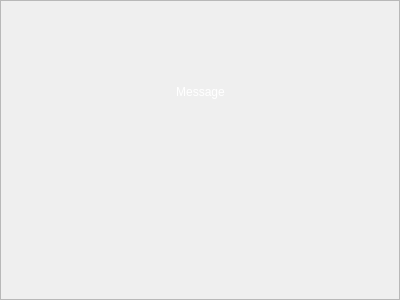
<ui version="4.0" >
 <class>ChatToaster</class>
 <widget class="QWidget" name="ChatToaster" >
  <property name="geometry" >
   <rect>
    <x>0</x>
    <y>0</y>
    <width>400</width>
    <height>300</height>
   </rect>
  </property>
  <layout class="QGridLayout" >
   <property name="margin" >
    <number>0</number>
   </property>
   <property name="spacing" >
    <number>0</number>
   </property>
   <item row="0" column="0" >
    <widget class="QFrame" name="windowFrame" >
     <property name="frameShape" >
      <enum>QFrame::StyledPanel</enum>
     </property>
     <property name="frameShadow" >
      <enum>QFrame::Raised</enum>
     </property>
     <layout class="QGridLayout" >
      <property name="margin" >
       <number>0</number>
      </property>
      <property name="spacing" >
       <number>0</number>
      </property>
      <item row="2" column="0" >
       <layout class="QGridLayout" >
        <property name="margin" >
         <number>6</number>
        </property>
        <property name="spacing" >
         <number>0</number>
        </property>
        <item row="0" column="1" >
         <widget class="QLabel" name="pixmapLabel" >
          <property name="pixmap" >
           <pixmap>../images/toaster/chat.png</pixmap>
          </property>
          <property name="alignment" >
           <set>Qt::AlignCenter</set>
          </property>
         </widget>
        </item>
        <item row="0" column="3" >
         <spacer>
          <property name="orientation" >
           <enum>Qt::Horizontal</enum>
          </property>
          <property name="sizeHint" >
           <size>
            <width>40</width>
            <height>20</height>
           </size>
          </property>
         </spacer>
        </item>
        <item row="0" column="0" >
         <spacer>
          <property name="orientation" >
           <enum>Qt::Horizontal</enum>
          </property>
          <property name="sizeHint" >
           <size>
            <width>40</width>
            <height>20</height>
           </size>
          </property>
         </spacer>
        </item>
        <item row="0" column="2" >
         <widget class="RetroStyleLabel" name="chatButton" >
          <property name="pixmap" >
           <pixmap/>
          </property>
         </widget>
        </item>
       </layout>
      </item>
      <item row="1" column="0" >
       <layout class="QGridLayout" >
        <property name="margin" >
         <number>0</number>
        </property>
        <property name="spacing" >
         <number>0</number>
        </property>
        <item row="0" column="1" >
         <widget class="QLabel" name="messageLabel" >
          <property name="palette" >
           <palette>
            <active>
             <colorrole role="WindowText" >
              <brush brushstyle="SolidPattern" >
               <color alpha="255" >
                <red>255</red>
                <green>255</green>
                <blue>255</blue>
               </color>
              </brush>
             </colorrole>
             <colorrole role="Button" >
              <brush brushstyle="SolidPattern" >
               <color alpha="255" >
                <red>212</red>
                <green>208</green>
                <blue>200</blue>
               </color>
              </brush>
             </colorrole>
             <colorrole role="Light" >
              <brush brushstyle="SolidPattern" >
               <color alpha="255" >
                <red>255</red>
                <green>255</green>
                <blue>255</blue>
               </color>
              </brush>
             </colorrole>
             <colorrole role="Midlight" >
              <brush brushstyle="SolidPattern" >
               <color alpha="255" >
                <red>234</red>
                <green>229</green>
                <blue>220</blue>
               </color>
              </brush>
             </colorrole>
             <colorrole role="Dark" >
              <brush brushstyle="SolidPattern" >
               <color alpha="255" >
                <red>128</red>
                <green>128</green>
                <blue>128</blue>
               </color>
              </brush>
             </colorrole>
             <colorrole role="Mid" >
              <brush brushstyle="SolidPattern" >
               <color alpha="255" >
                <red>141</red>
                <green>139</green>
                <blue>133</blue>
               </color>
              </brush>
             </colorrole>
             <colorrole role="Text" >
              <brush brushstyle="SolidPattern" >
               <color alpha="255" >
                <red>0</red>
                <green>0</green>
                <blue>0</blue>
               </color>
              </brush>
             </colorrole>
             <colorrole role="BrightText" >
              <brush brushstyle="SolidPattern" >
               <color alpha="255" >
                <red>255</red>
                <green>255</green>
                <blue>255</blue>
               </color>
              </brush>
             </colorrole>
             <colorrole role="ButtonText" >
              <brush brushstyle="SolidPattern" >
               <color alpha="255" >
                <red>0</red>
                <green>0</green>
                <blue>0</blue>
               </color>
              </brush>
             </colorrole>
             <colorrole role="Base" >
              <brush brushstyle="SolidPattern" >
               <color alpha="255" >
                <red>255</red>
                <green>255</green>
                <blue>255</blue>
               </color>
              </brush>
             </colorrole>
             <colorrole role="Window" >
              <brush brushstyle="SolidPattern" >
               <color alpha="255" >
                <red>212</red>
                <green>208</green>
                <blue>200</blue>
               </color>
              </brush>
             </colorrole>
             <colorrole role="Shadow" >
              <brush brushstyle="SolidPattern" >
               <color alpha="255" >
                <red>64</red>
                <green>64</green>
                <blue>64</blue>
               </color>
              </brush>
             </colorrole>
             <colorrole role="Highlight" >
              <brush brushstyle="SolidPattern" >
               <color alpha="255" >
                <red>10</red>
                <green>36</green>
                <blue>106</blue>
               </color>
              </brush>
             </colorrole>
             <colorrole role="HighlightedText" >
              <brush brushstyle="SolidPattern" >
               <color alpha="255" >
                <red>255</red>
                <green>255</green>
                <blue>255</blue>
               </color>
              </brush>
             </colorrole>
             <colorrole role="Link" >
              <brush brushstyle="SolidPattern" >
               <color alpha="255" >
                <red>0</red>
                <green>0</green>
                <blue>255</blue>
               </color>
              </brush>
             </colorrole>
             <colorrole role="LinkVisited" >
              <brush brushstyle="SolidPattern" >
               <color alpha="255" >
                <red>255</red>
                <green>0</green>
                <blue>255</blue>
               </color>
              </brush>
             </colorrole>
             <colorrole role="AlternateBase" >
              <brush brushstyle="SolidPattern" >
               <color alpha="255" >
                <red>232</red>
                <green>232</green>
                <blue>232</blue>
               </color>
              </brush>
             </colorrole>
            </active>
            <inactive>
             <colorrole role="WindowText" >
              <brush brushstyle="SolidPattern" >
               <color alpha="255" >
                <red>255</red>
                <green>255</green>
                <blue>255</blue>
               </color>
              </brush>
             </colorrole>
             <colorrole role="Button" >
              <brush brushstyle="SolidPattern" >
               <color alpha="255" >
                <red>212</red>
                <green>208</green>
                <blue>200</blue>
               </color>
              </brush>
             </colorrole>
             <colorrole role="Light" >
              <brush brushstyle="SolidPattern" >
               <color alpha="255" >
                <red>255</red>
                <green>255</green>
                <blue>255</blue>
               </color>
              </brush>
             </colorrole>
             <colorrole role="Midlight" >
              <brush brushstyle="SolidPattern" >
               <color alpha="255" >
                <red>234</red>
                <green>229</green>
                <blue>220</blue>
               </color>
              </brush>
             </colorrole>
             <colorrole role="Dark" >
              <brush brushstyle="SolidPattern" >
               <color alpha="255" >
                <red>128</red>
                <green>128</green>
                <blue>128</blue>
               </color>
              </brush>
             </colorrole>
             <colorrole role="Mid" >
              <brush brushstyle="SolidPattern" >
               <color alpha="255" >
                <red>141</red>
                <green>139</green>
                <blue>133</blue>
               </color>
              </brush>
             </colorrole>
             <colorrole role="Text" >
              <brush brushstyle="SolidPattern" >
               <color alpha="255" >
                <red>0</red>
                <green>0</green>
                <blue>0</blue>
               </color>
              </brush>
             </colorrole>
             <colorrole role="BrightText" >
              <brush brushstyle="SolidPattern" >
               <color alpha="255" >
                <red>255</red>
                <green>255</green>
                <blue>255</blue>
               </color>
              </brush>
             </colorrole>
             <colorrole role="ButtonText" >
              <brush brushstyle="SolidPattern" >
               <color alpha="255" >
                <red>0</red>
                <green>0</green>
                <blue>0</blue>
               </color>
              </brush>
             </colorrole>
             <colorrole role="Base" >
              <brush brushstyle="SolidPattern" >
               <color alpha="255" >
                <red>255</red>
                <green>255</green>
                <blue>255</blue>
               </color>
              </brush>
             </colorrole>
             <colorrole role="Window" >
              <brush brushstyle="SolidPattern" >
               <color alpha="255" >
                <red>212</red>
                <green>208</green>
                <blue>200</blue>
               </color>
              </brush>
             </colorrole>
             <colorrole role="Shadow" >
              <brush brushstyle="SolidPattern" >
               <color alpha="255" >
                <red>64</red>
                <green>64</green>
                <blue>64</blue>
               </color>
              </brush>
             </colorrole>
             <colorrole role="Highlight" >
              <brush brushstyle="SolidPattern" >
               <color alpha="255" >
                <red>212</red>
                <green>208</green>
                <blue>200</blue>
               </color>
              </brush>
             </colorrole>
             <colorrole role="HighlightedText" >
              <brush brushstyle="SolidPattern" >
               <color alpha="255" >
                <red>0</red>
                <green>0</green>
                <blue>0</blue>
               </color>
              </brush>
             </colorrole>
             <colorrole role="Link" >
              <brush brushstyle="SolidPattern" >
               <color alpha="255" >
                <red>0</red>
                <green>0</green>
                <blue>255</blue>
               </color>
              </brush>
             </colorrole>
             <colorrole role="LinkVisited" >
              <brush brushstyle="SolidPattern" >
               <color alpha="255" >
                <red>255</red>
                <green>0</green>
                <blue>255</blue>
               </color>
              </brush>
             </colorrole>
             <colorrole role="AlternateBase" >
              <brush brushstyle="SolidPattern" >
               <color alpha="255" >
                <red>232</red>
                <green>232</green>
                <blue>232</blue>
               </color>
              </brush>
             </colorrole>
            </inactive>
            <disabled>
             <colorrole role="WindowText" >
              <brush brushstyle="SolidPattern" >
               <color alpha="255" >
                <red>106</red>
                <green>104</green>
                <blue>100</blue>
               </color>
              </brush>
             </colorrole>
             <colorrole role="Button" >
              <brush brushstyle="SolidPattern" >
               <color alpha="255" >
                <red>212</red>
                <green>208</green>
                <blue>200</blue>
               </color>
              </brush>
             </colorrole>
             <colorrole role="Light" >
              <brush brushstyle="SolidPattern" >
               <color alpha="255" >
                <red>255</red>
                <green>255</green>
                <blue>255</blue>
               </color>
              </brush>
             </colorrole>
             <colorrole role="Midlight" >
              <brush brushstyle="SolidPattern" >
               <color alpha="255" >
                <red>233</red>
                <green>231</green>
                <blue>227</blue>
               </color>
              </brush>
             </colorrole>
             <colorrole role="Dark" >
              <brush brushstyle="SolidPattern" >
               <color alpha="255" >
                <red>128</red>
                <green>128</green>
                <blue>128</blue>
               </color>
              </brush>
             </colorrole>
             <colorrole role="Mid" >
              <brush brushstyle="SolidPattern" >
               <color alpha="255" >
                <red>141</red>
                <green>139</green>
                <blue>133</blue>
               </color>
              </brush>
             </colorrole>
             <colorrole role="Text" >
              <brush brushstyle="SolidPattern" >
               <color alpha="255" >
                <red>106</red>
                <green>104</green>
                <blue>100</blue>
               </color>
              </brush>
             </colorrole>
             <colorrole role="BrightText" >
              <brush brushstyle="SolidPattern" >
               <color alpha="255" >
                <red>255</red>
                <green>255</green>
                <blue>255</blue>
               </color>
              </brush>
             </colorrole>
             <colorrole role="ButtonText" >
              <brush brushstyle="SolidPattern" >
               <color alpha="255" >
                <red>106</red>
                <green>104</green>
                <blue>100</blue>
               </color>
              </brush>
             </colorrole>
             <colorrole role="Base" >
              <brush brushstyle="SolidPattern" >
               <color alpha="255" >
                <red>212</red>
                <green>208</green>
                <blue>200</blue>
               </color>
              </brush>
             </colorrole>
             <colorrole role="Window" >
              <brush brushstyle="SolidPattern" >
               <color alpha="255" >
                <red>212</red>
                <green>208</green>
                <blue>200</blue>
               </color>
              </brush>
             </colorrole>
             <colorrole role="Shadow" >
              <brush brushstyle="SolidPattern" >
               <color alpha="255" >
                <red>0</red>
                <green>0</green>
                <blue>0</blue>
               </color>
              </brush>
             </colorrole>
             <colorrole role="Highlight" >
              <brush brushstyle="SolidPattern" >
               <color alpha="255" >
                <red>10</red>
                <green>36</green>
                <blue>106</blue>
               </color>
              </brush>
             </colorrole>
             <colorrole role="HighlightedText" >
              <brush brushstyle="SolidPattern" >
               <color alpha="255" >
                <red>255</red>
                <green>255</green>
                <blue>255</blue>
               </color>
              </brush>
             </colorrole>
             <colorrole role="Link" >
              <brush brushstyle="SolidPattern" >
               <color alpha="255" >
                <red>0</red>
                <green>0</green>
                <blue>255</blue>
               </color>
              </brush>
             </colorrole>
             <colorrole role="LinkVisited" >
              <brush brushstyle="SolidPattern" >
               <color alpha="255" >
                <red>255</red>
                <green>0</green>
                <blue>255</blue>
               </color>
              </brush>
             </colorrole>
             <colorrole role="AlternateBase" >
              <brush brushstyle="SolidPattern" >
               <color alpha="255" >
                <red>232</red>
                <green>232</green>
                <blue>232</blue>
               </color>
              </brush>
             </colorrole>
            </disabled>
           </palette>
          </property>
          <property name="text" >
           <string>Message</string>
          </property>
          <property name="alignment" >
           <set>Qt::AlignCenter</set>
          </property>
         </widget>
        </item>
        <item row="0" column="0" >
         <spacer>
          <property name="orientation" >
           <enum>Qt::Horizontal</enum>
          </property>
          <property name="sizeHint" >
           <size>
            <width>40</width>
            <height>20</height>
           </size>
          </property>
         </spacer>
        </item>
        <item row="0" column="2" >
         <spacer>
          <property name="orientation" >
           <enum>Qt::Horizontal</enum>
          </property>
          <property name="sizeHint" >
           <size>
            <width>40</width>
            <height>20</height>
           </size>
          </property>
         </spacer>
        </item>
       </layout>
      </item>
      <item row="0" column="0" >
       <layout class="QGridLayout" >
        <property name="margin" >
         <number>0</number>
        </property>
        <property name="spacing" >
         <number>0</number>
        </property>
        <item row="0" column="2" >
         <widget class="QToolButton" name="closeButton" >
          <property name="sizePolicy" >
           <sizepolicy>
            <hsizetype>0</hsizetype>
            <vsizetype>0</vsizetype>
            <horstretch>0</horstretch>
            <verstretch>0</verstretch>
           </sizepolicy>
          </property>
          <property name="minimumSize" >
           <size>
            <width>18</width>
            <height>18</height>
           </size>
          </property>
          <property name="maximumSize" >
           <size>
            <width>18</width>
            <height>18</height>
           </size>
          </property>
          <property name="icon" >
           <iconset resource="../images.qrc" >:/images/close-down.png</iconset>
          </property>
          <property name="autoRaise" >
           <bool>true</bool>
          </property>
         </widget>
        </item>
        <item row="0" column="1" >
         <spacer>
          <property name="orientation" >
           <enum>Qt::Horizontal</enum>
          </property>
          <property name="sizeHint" >
           <size>
            <width>225</width>
            <height>22</height>
           </size>
          </property>
         </spacer>
        </item>
       </layout>
      </item>
     </layout>
    </widget>
   </item>
  </layout>
 </widget>
 <customwidgets>
  <customwidget>
   <class>RetroStyleLabel</class>
   <extends>QLabel</extends>
   <header>gui/toaster/RetroStyleLabelProxy.h</header>
  </customwidget>
 </customwidgets>
 <tabstops>
  <tabstop>chatButton</tabstop>
  <tabstop>closeButton</tabstop>
 </tabstops>
 <resources>
  <include location="../images.qrc" />
 </resources>
 <connections/>
</ui>
